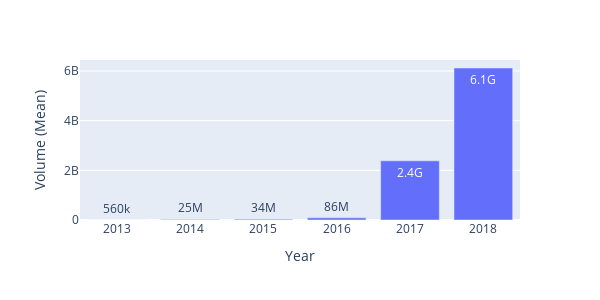

The notebook cell this image was saved under:
### Code cell
btc_pv2 = pd.pivot_table(btc_plot_vol, index=btc_plot_vol.index.year, values='btc_volume', aggfunc='mean')
fig = px.bar(btc_pv2, x=btc_pv2.index, y="btc_volume", text="btc_volume")
fig.update_traces(texttemplate='%{text:.2s}')
fig.update_layout(xaxis_title="Year",yaxis_title="Volume (Mean)", height=300, width=600)
fig.show()

### Figure 1 — Plotly figure (JSON) as saved in the notebook; plotly's stock layout.template omitted (floating-point values rounded to 4 significant figures)
{"data": [{"alignmentgroup": "True", "hovertemplate": "index=%{x}<br>btc_volume=%{text}<extra></extra>", "legendgroup": "", "marker": {"color": "#636efa", "pattern": {"shape": ""}}, "name": "", "offsetgroup": "", "orientation": "v", "showlegend": false, "text": [564500.0, 25090000.0, 33910000.0, 85920000.0, 2383000000.0, 6121000000.0], "textposition": "auto", "texttemplate": "%{text:.2s}", "type": "bar", "x": [2013, 2014, 2015, 2016, 2017, 2018], "xaxis": "x", "y": [564500.0, 25090000.0, 33910000.0, 85920000.0, 2383000000.0, 6121000000.0], "yaxis": "y"}], "layout": {"barmode": "relative", "height": 300, "legend": {"tracegroupgap": 0}, "margin": {"t": 60}, "width": 600, "xaxis": {"anchor": "y", "domain": [0, 1], "title": {"text": "Year"}}, "yaxis": {"anchor": "x", "domain": [0, 1], "title": {"text": "Volume (Mean)"}}}}
